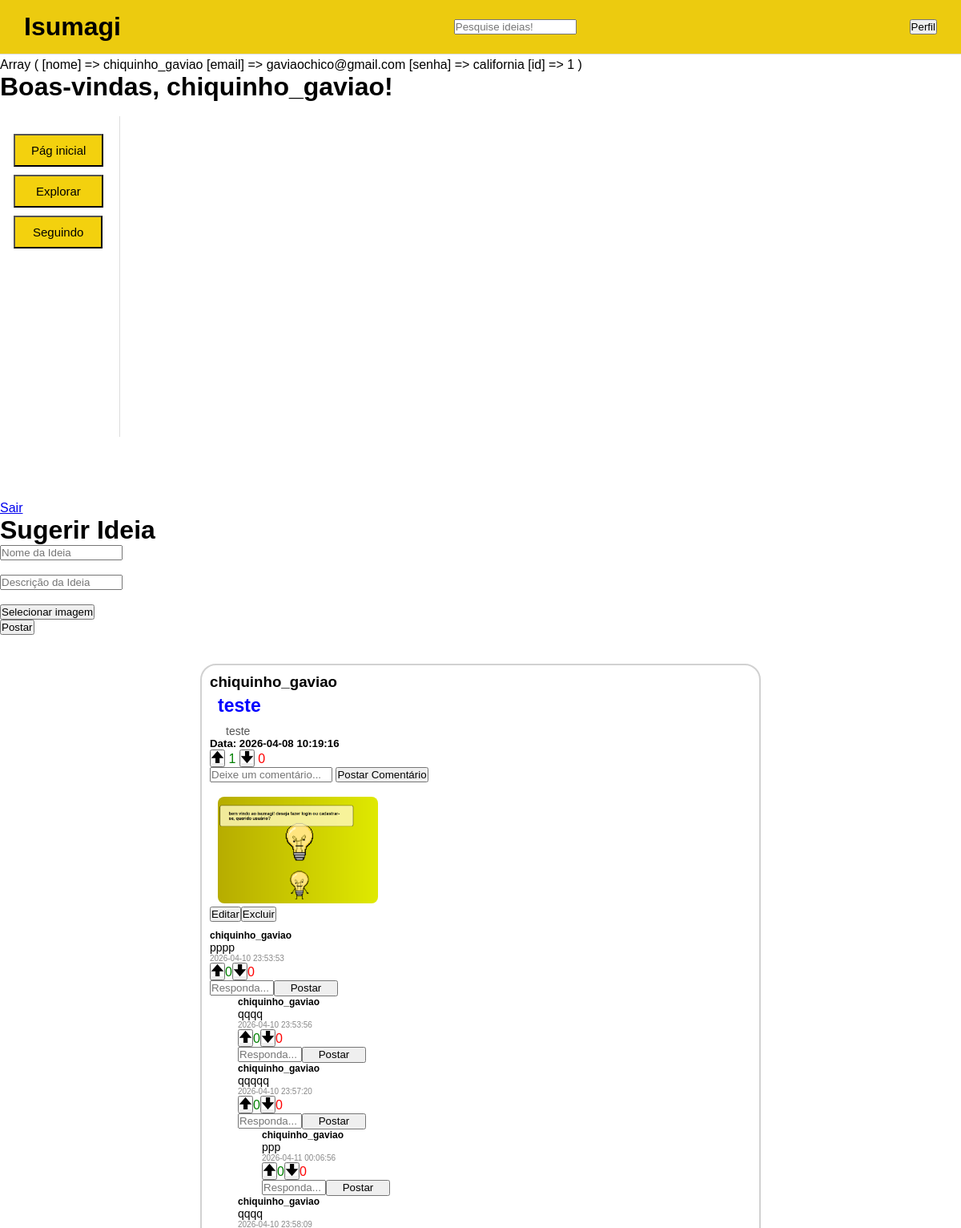
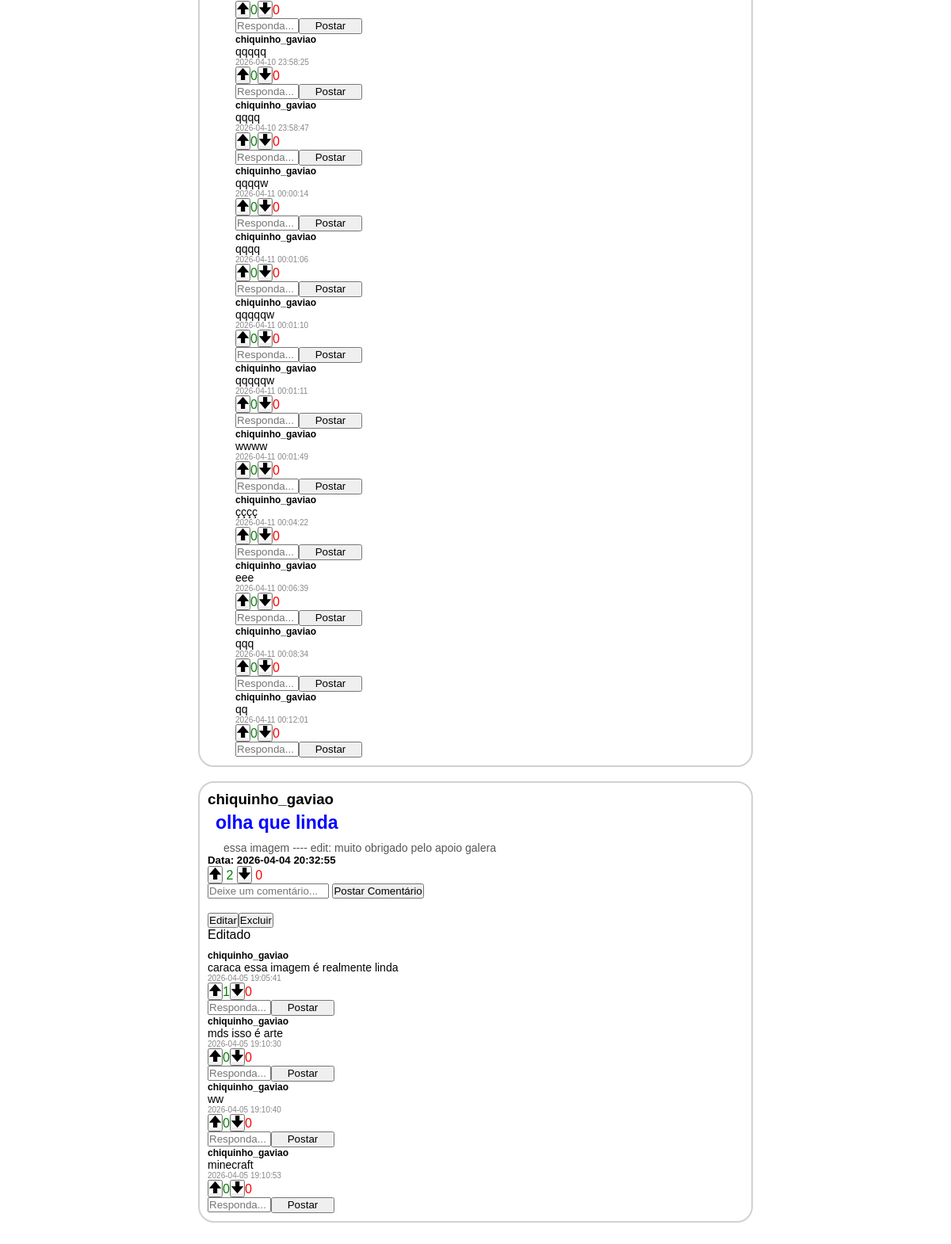
/sistema.php (signed in), run on the app's committed database (2 pictures, top to bottom).
### tables this page shows
CREATE TABLE `postagens` (
  `id` int(11) NOT NULL,
  `titulo` varchar(200) NOT NULL,
  `descricao` text NOT NULL,
  `id_usuario` int(11) NOT NULL,
  `data` datetime DEFAULT current_timestamp(),
  `editado` int(100) DEFAULT NULL,
  `upvotes` int(100) DEFAULT NULL,
  `downvotes` int(100) DEFAULT NULL
);

CREATE TABLE `usuarios` (
  `id` int(11) NOT NULL,
  `nome` varchar(100) NOT NULL,
  `email` varchar(200) NOT NULL,
  `senha` varchar(200) NOT NULL,
  `data_criacao` datetime DEFAULT current_timestamp(),
  `foto_perfil` varchar(255) DEFAULT NULL
);

CREATE TABLE `imagens` (
  `id` int(11) NOT NULL,
  `nome` varchar(255) NOT NULL,
  `id_post` int(11) NOT NULL
);

CREATE TABLE `comentarios` (
  `id` int(11) NOT NULL,
  `post_id` int(11) NOT NULL,
  `usuario_id` int(11) NOT NULL,
  `comentario` text NOT NULL,
  `data` timestamp NOT NULL DEFAULT current_timestamp(),
  `upvotes` int(11) DEFAULT NULL,
  `downvotes` int(11) DEFAULT NULL,
  `parent_id` int(11) DEFAULT NULL
);

### sistema.php (the view, shortened to what this page needs)
<?php
    include_once('config.php');
?>
<!DOCTYPE html>
<html lang="en">
<head>
    <link rel="stylesheet" href="Esistema.css">
</head>
<body>
    <head>
        <tittle> Isumagi </tittle>
        <link rel="stylesheet" href="style.css">
    </head>
    <body>
        <header class="topo">
        <h1> Isumagi </h1>
        <input type="text" id="pesquisa" placeholder="Pesquise ideias!">
        <button class="bNavbar" onclick="location.href='perfil.php'">Perfil</button>
        </header>
        <br><br><br><br>
        <?php print_r($_SESSION); ?>
        <h1>Boas-vindas, <?php echo $_SESSION['nome']; ?>!</h1><br>
        <div class="container">
            <aside class="sidebar">
                <ul>
                    <li> <button class="botao1">Pág inicial</button> </li>
                    <li> <button class="botao2">Explorar</button> </li>
                    <li> <button class="botao3">Seguindo</button> </li>
                </ul>
            </aside>
            <main class="feed"></main>
        </div>
    <a href="sair.php">Sair</a>
    <form id="formPost" action="sistema.php" method="post" enctype="multipart/form-data">
    <div id="loginBox">
        <h1>Sugerir Ideia</h1>
        <input id="TituloPost" name="titulo" type="text" placeholder="Nome da Ideia"><br><br>
        <input id="DescPost" name="descricao" type="text" placeholder="Descrição da Ideia"><br><br>
        <button type="button" onclick="document.getElementById('fileInput').click()">
            Selecionar imagem
        </button>
        <br>
        <button type="button" id="bPostar" onclick="postar()">Postar</button>
    </div>
    </form>
    <br>
    <br>
    <div class="card">
            <?php
            function mostrarComentarios($parent_id, $comentarios, $nivel = 0) {
                if (!isset($comentarios[$parent_id])) return;
                foreach ($comentarios[$parent_id] as $c) {
                    $espaco = $nivel * -5;
                    echo "<div style='margin-left:{$espaco}px'>";
                    echo "<h6 class='nome_comentario'>{$c['nome']}</h6>";
                    echo "<div id='comentario-{$c['id']}'>";
                    echo "<p class='comentario'>{$c['comentario']}</p>";
                    echo "</div>";
                    echo "<p class='comentario-data'>{$c['data']}</p>";
                echo "<button class='upvotarcoment' onclick='votarcoment({$c['id']}, 1)'>
                    <img width='15px' src='imgs/arrow.webp'>
                </button>";
                echo "<span id='upvotescoment-{$c['id']}'>" . ($c['upvotes'] ?? 0) . "</span>";
                echo "<button class='downvotarcoment' onclick='votarcoment({$c['id']}, -1)'>
                    <img width='15px' src='imgs/arrowd.jpg'>
                </button>";
                echo "<span id='downvotescoment-{$c['id']}'>" . ($c['downvotes'] ?? 0) . "</span>";
                echo "<br>";
                echo "<input id='resposta-{$c['id']}' placeholder='Responda...'>";
                echo "<button onclick='postarResposta({$c['id']})'>Postar</button>";
                echo "<br>";
                echo "<div id='Aparecerresposta-{$c['id']}' class='respostas'>";
                mostrarComentarios($c['id'], $comentarios, $nivel + 1);
                echo "</div>";
                echo "</div>";
            }
        }
                $posts = $conexao->query("
                    SELECT p.*, u.nome
                    FROM postagens p
                    JOIN usuarios u ON p.id_usuario = u.id
                    ORDER BY p.data DESC
                ");
                if ($posts->num_rows > 0) {
                    while($row = $posts->fetch_assoc()) {
                        echo "<div class='posts'> ";
                        echo "<h3 class='card-user'>" . $row["nome"] . "</h5>";
                        echo "<h5 class='card-title'>" . $row["titulo"] . "</h5>";
                        echo "<p class='card-text'>" . $row["descricao"] . "</p>";
                        echo "<h5 class='card-date'> Data: " . $row["data"] . "</h5>";
                        ?>
                          <button onclick="votar(<?= $row['id'] ?>, 1)"><img width="15px" id="arrowup" src="imgs\arrow.webp"></button>
                        <span>
                            <span id="upvotes-<?= $row['id'] ?>"><?= $row['upvotes'] ?></span>
                        </span>
                        <button onclick="votar(<?= $row['id'] ?>, -1)"><img width="15px" id="arrowdown" src="imgs\arrowd.jpg"></button>
                        <span>
                            <span id="downvotes-<?= $row['id'] ?>"><?= $row['downvotes'] ?></span>
                        </span>
                        <br>
                        <input id="comentario-<?= $row['id'] ?>" placeholder="Deixe um comentário...">
                        <button onclick="postarComentario(<?= $row['id'] ?>)">Postar Comentário</button>
                        <br>
                        <?php
                        echo"<br>";
                        $id_post = $row['id'];
                        $sql_img = "SELECT * FROM imagens WHERE id_post = $id_post";
                        $result_img = $conexao->query($sql_img);
                        $temImagem = false;
                        if ($result_img->num_rows > 0) {
                            while($img = $result_img->fetch_assoc()){
                                if (!empty($img['nome']) && file_exists("uploads/".$img['nome'])) {
                                    echo "<img class ='imgsnopost' src='uploads/".$img['nome']."' width='200' style='margin-left: 10px;'>";
                                    $temImagem = true;
                                }
                            }
                        }
                        if ($temImagem) {
                            echo "<br>";
                        }
                        if($row["nome"] == $_SESSION['nome']){
                            echo "<button onclick='editarPostagem(" . $row["id"] . ")' id='BdeEditar' class='btn btn-primary'>Editar</button>";
                            echo "<button onclick='excluirPostagem(" . $row["id"] . ")' id='BdeExcluir' class='btn btn-danger'>Excluir</button>";
                        }
                        if($row['editado'] == 1){
                            echo "<p>Editado</p>";
                        }
                        ?>
                        <?php
                        $result = $conexao->query(" SELECT c.comentario, c.data, c.id, c.upvotes, c.downvotes, c.parent_id, u.nome
                        FROM comentarios c
                        JOIN usuarios u
                        ON c.usuario_id = u.id
                        WHERE c.post_id = {$row['id']}
                        ORDER BY c.upvotes DESC ");
                        $comentarios = [];
                        while ($c = $result->fetch_assoc()) {
                            $comentarios[$c['parent_id']][] = $c;
                        }
                         mostrarComentarios(NULL, $comentarios);
                        echo "</div>";
                        echo"<br>";
                    }
                } else {
                    echo "Nenhuma postagem encontrada.";
                }
            ?>
    </div>
</body>
</html>

### Esistema.css (style rules this page uses)
[id^="comentario-"] { scroll-margin-top: 90px; }
.imgsnopost { border-radius: 8px; }
body { background-color:#f6f7f8 }
.card { max-width: 700px; width: 100%; margin: 0 auto; margin-bottom: 20px; }
.posts { margin-left: 100px; margin-left:100px ; border: 2px solid #d1d1d1; border-radius: 20px; padding: 10px; max-width: 700px; width: 100%; margin: 0 auto; }
.nome_comentario { font-size: 12px; color: #000000; }
.comentario { font-size: 14px; color: #000000; }
.respostas { margin-left: 40px; }
span[id^="upvotes-"] { color: green; }
span[id^="downvotes-"] { color: red; }
span[id^="downvotescoment-"] { color: red; }
span[id^="upvotescoment-"] { color: green; }
.upvotarcoment img, .downvotarcoment img { background-color: transparent; border: none; cursor: pointer; }
input[id^="resposta-"] { width: 80px; }
button[onclick^="postarResposta"] { width: 80px; height: 20px; cursor: pointer; }
.comentario-data { font-size: 10px; color: #888; }
.card-title { font-size: 18px; font-weight: bold; color: blue; margin-bottom: 10px; margin-left: 10px; margin-top: 5px; font-size: 23px; }
.card-text { font-size: 14px; color: #555; margin-left: 20px; }
* { margin: 0; padding: 0; box-sizing: border-box; font-family: Arial, sans-serif; }
.topo { display: flex; justify-content: space-between; align-items: center; padding: 15px 30px; background: rgb(236, 203, 15); position: fixed; top: 0; left: 0; width: 100%; z-index: 9999; }
.sidebar { width: 150px; background: white; padding: 2px; height: 50vh; border-right: 1px solid #ddd; }
.sidebar ul { list-style: none; padding: 20px 15px; }
.sidebar li { margin-bottom: 10px; }
.botao1 { background-color: rgb(243, 209, 14); color: rgb(0, 0, 0); padding: 10px 20px; font-size: 15px; border-radius: 0px; cursor: pointer; }
.botao2 { background-color: rgb(243, 209, 14); color: black; padding: 10px 26px; font-size: 15px; border-radius: 0px; cursor: pointer; }
.botao3 { background-color: rgb(243, 209, 14); color: rgb(0, 0, 0); padding: 10px 22px; font-size: 15px; border-radius: 0px; cursor: pointer; }
.feed { flex: 1; padding: 30px; }
h1 { font-family: 'Gill Sans', 'Gill Sans MT', Calibri, 'Trebuchet MS', sans-serif; }
h5 { font-family: 'Gill Sans', 'Gill Sans MT', Calibri, 'Trebuchet MS', sans-serif; }
h3 { font-family: 'Gill Sans', 'Gill Sans MT', Calibri, 'Trebuchet MS', sans-serif; }
p { font-family: 'Gill Sans', 'Gill Sans MT', Calibri, 'Trebuchet MS', sans-serif; }
input { font-family: 'Gill Sans', 'Gill Sans MT', Calibri, 'Trebuchet MS', sans-serif; }
button { font-family: 'Gill Sans', 'Gill Sans MT', Calibri, 'Trebuchet MS', sans-serif; }
body { background-color: #ffffff !important; }
.sidebar, .feed, .layout, .posts, .card-body { background-color: transparent; }
.topo { background: rgb(236, 203, 15); }

### style.css (style rules this page uses)
* { margin: 0; padding: 0; box-sizing: border-box; font-family: Arial, sans-serif; }
body { background-color:#f6f7f8 }
.topo { display: flex; justify-content: space-between; align-items: center; padding: 15px 30px; background: rgb(236, 203, 15); border-bottom: 1px solid #ddd; }
.sidebar { width: 150px; background: white; padding: 2px; height: 50vh; border-right: 1px solid #ddd; }
.sidebar ul { list-style: none; padding: 20px 15px; }
.sidebar li { margin-bottom: 10px; }
.botao1 { background-color: rgb(243, 209, 14); color: rgb(0, 0, 0); padding: 10px 20px; font-size: 15px; border-radius: 0px; cursor: pointer; }
.botao2 { background-color: rgb(243, 209, 14); color: black; padding: 10px 26px; font-size: 15px; border-radius: 0px; cursor: pointer; }
.botao3 { background-color: rgb(243, 209, 14); color: rgb(0, 0, 0); padding: 10px 22px; font-size: 15px; border-radius: 0px; cursor: pointer; }
.feed { flex: 1; padding: 30px; }

### data on the page
postagens: id_usuario.nome "chiquinho_gaviao", titulo "teste", descricao "teste", data "2026-04-08 10:19:16", upvotes "1", downvotes "0"
imagens: nome (picture)
comentarios: usuario.nome "chiquinho_gaviao", comentario "pppp", data "2026-04-10 23:53:53", upvotes "0", downvotes "0"
comentarios: usuario.nome "chiquinho_gaviao", comentario "qqqq", data "2026-04-10 23:53:56", upvotes "0", downvotes "0"
comentarios: usuario.nome "chiquinho_gaviao", comentario "qqqqq", data "2026-04-10 23:57:20", upvotes "0", downvotes "0"
comentarios: usuario.nome "chiquinho_gaviao", comentario "ppp", data "2026-04-11 00:06:56", upvotes "0", downvotes "0"
comentarios: usuario.nome "chiquinho_gaviao", comentario "qqqq", data "2026-04-10 23:58:09", upvotes "0", downvotes "0"
comentarios: usuario.nome "chiquinho_gaviao", comentario "qqqqq", data "2026-04-10 23:58:25", upvotes "0", downvotes "0"
comentarios: usuario.nome "chiquinho_gaviao", comentario "qqqq", data "2026-04-10 23:58:47", upvotes "0", downvotes "0"
comentarios: usuario.nome "chiquinho_gaviao", comentario "qqqqw", data "2026-04-11 00:00:14", upvotes "0", downvotes "0"
comentarios: usuario.nome "chiquinho_gaviao", comentario "qqqq", data "2026-04-11 00:01:06", upvotes "0", downvotes "0"
comentarios: usuario.nome "chiquinho_gaviao", comentario "qqqqqw", data "2026-04-11 00:01:10", upvotes "0", downvotes "0"
comentarios: usuario.nome "chiquinho_gaviao", comentario "qqqqqw", data "2026-04-11 00:01:11", upvotes "0", downvotes "0"
comentarios: usuario.nome "chiquinho_gaviao", comentario "wwww", data "2026-04-11 00:01:49", upvotes "0", downvotes "0"
comentarios: usuario.nome "chiquinho_gaviao", comentario "çççç", data "2026-04-11 00:04:22", upvotes "0", downvotes "0"
comentarios: usuario.nome "chiquinho_gaviao", comentario "eee", data "2026-04-11 00:06:39", upvotes "0", downvotes "0"
comentarios: usuario.nome "chiquinho_gaviao", comentario "qqq", data "2026-04-11 00:08:34", upvotes "0", downvotes "0"
comentarios: usuario.nome "chiquinho_gaviao", comentario "qq", data "2026-04-11 00:12:01", upvotes "0", downvotes "0"
postagens: id_usuario.nome "chiquinho_gaviao", titulo "olha que linda", descricao "essa imagem ---- edit: muito obrigado pelo apoio galera", data "2026-04-04 20:32:55", upvotes "2", downvotes "0", editado "Editado"
comentarios: usuario.nome "chiquinho_gaviao", comentario "caraca essa imagem é realmente linda", data "2026-04-05 19:05:41", upvotes "1", downvotes "0"
comentarios: usuario.nome "chiquinho_gaviao", comentario "mds isso é arte", data "2026-04-05 19:10:30", upvotes "0", downvotes "0"
comentarios: usuario.nome "chiquinho_gaviao", comentario "ww", data "2026-04-05 19:10:40", upvotes "0", downvotes "0"
comentarios: usuario.nome "chiquinho_gaviao", comentario "minecraft", data "2026-04-05 19:10:53", upvotes "0", downvotes "0"

### other printed values
$_SESSION['nome'] "chiquinho_gaviao"
